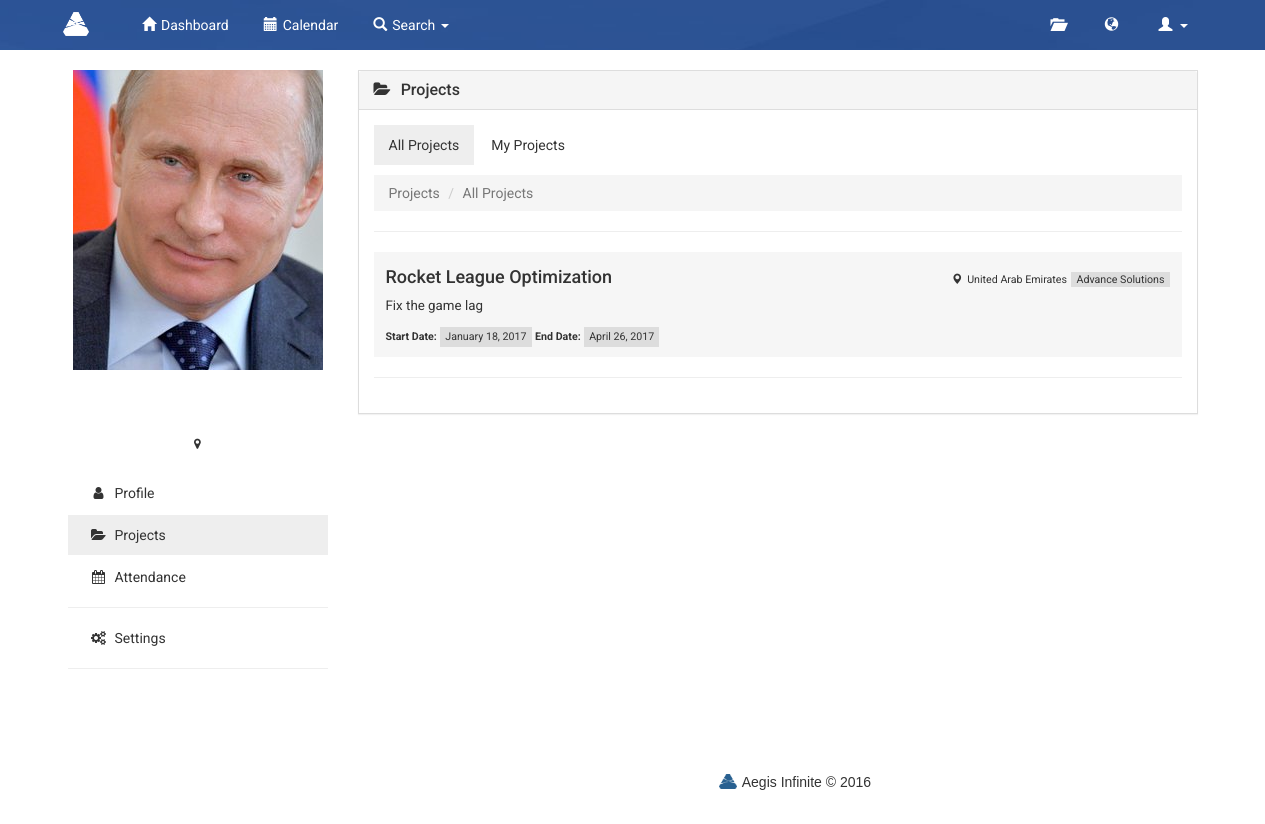
/index.php/employee/projects, run on an earlier commit of the app's database.
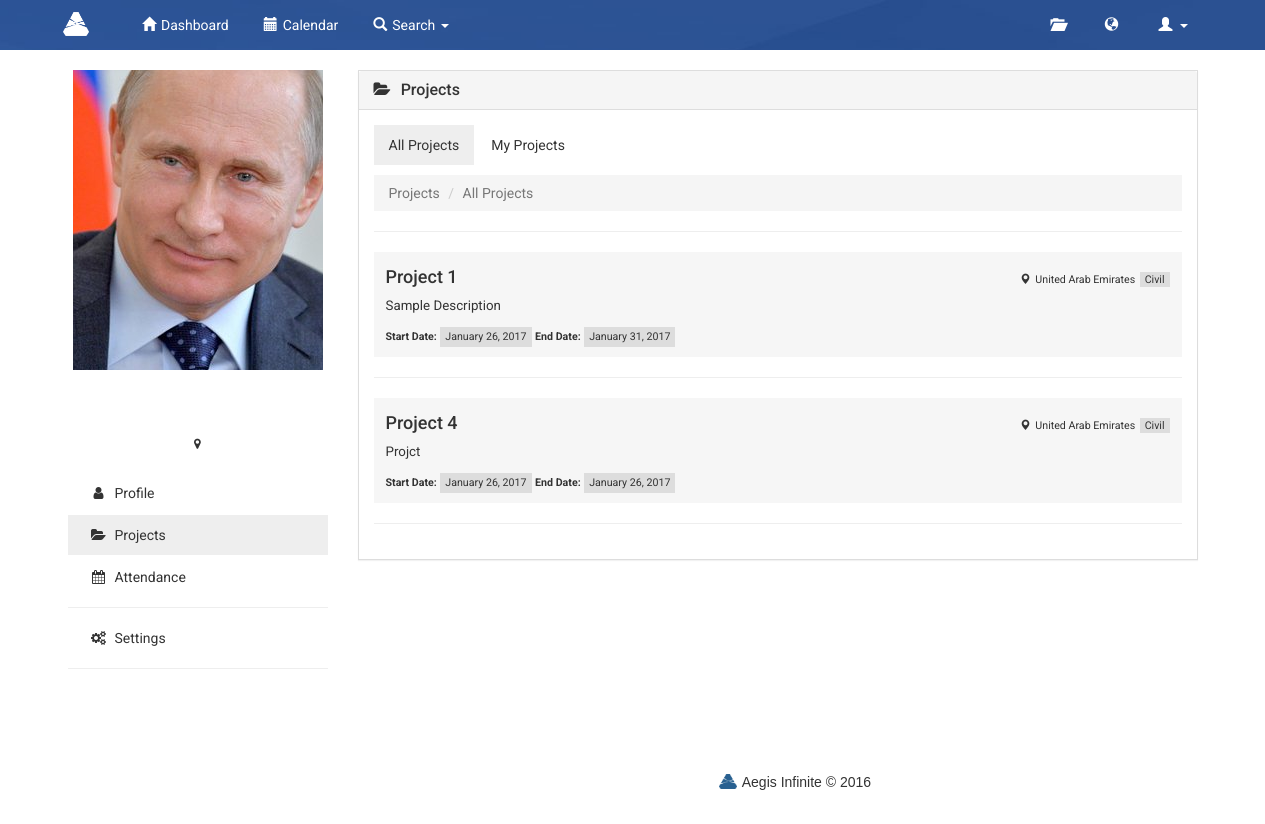
And on a later commit of the database.
### tables this page shows
CREATE TABLE `projects` (
  `projectID` int(11) NOT NULL,
  `title` varchar(50) NOT NULL,
  `description` varchar(255) NOT NULL,
  `startDate` date DEFAULT NULL,
  `endDate` date DEFAULT NULL,
  `projectType` varchar(255) NOT NULL,
  `projLocation` varchar(255) NOT NULL,
  `skillsRequired` varchar(50) NOT NULL
);

### application/controllers/employee.php (called while the page is built, shortened)
<?php
class employee extends CI_Controller {
    function __construct() {
        $this->load->helper(array('url', 'form'));
        $this->load->library(array('form_validation', 'session'));
        $this->load->database();
        $this->load->model('emp_model');
    }
    function projects() {
        $username = $this->session->userdata('username');
        $data['username'] = $username;
        $data['email'] = $this->session->userdata('email');
        $data['fname'] = $this->session->userdata('fname');
        $data['lname'] = $this->session->userdata('lname');
        $data['role'] = $this->session->userdata('role');
        $data['sector'] = $this->session->userdata('sector');
        $data['location'] = $this->session->userdata('location');
        $data['results'] = $this->emp_model->my_project($username);
        $data['project'] = $this->emp_model->all_project($username);
        $data['skills'] = $this->emp_model->project_skills();
        $this->load->view('projects', $data);
    }
}

### index.php (called while the page is built, shortened)
<?php
require_once BASEPATH.'core/CodeIgniter.php';

### application/models/emp_model.php (called while the page is built, shortened)
<?php
class emp_model extends CI_Model {
    function my_project($username) {
        $this->db->select('*');
        $this->db->from('projects p');
        $this->db->join('projectemp e', 'e.projectID = p.projectID', 'left');
        $this->db->join('users u', 'u.username = e.username', 'left');
        $this->db->where('e.username', $username);
        $query = $this->db->get();
        $result = $query->result_array();
        if ($query->num_rows() != 0) {
            return $result;
        } else {
            return $result;
        }
    }
    function all_project($username) {
        $this->db->select('*');
        $this->db->from('projectskillslist ps');
        $this->db->join('projects p', 'p.projectID = ps.projectID', 'left');
        $this->db->join('empskillslist s', 's.skillsID = ps.skillsID', 'left');
        $this->db->where('`ps.skillsID` IN (SELECT `skillsID` FROM `empwithskills` WHERE empID="' . $username . '")');
        $this->db->order_by('ps.projectID', 'asc');
        $this->db->group_by('ps.projectID');
        $query = $this->db->get();
        $result = $query->result_array();
        if ($query->num_rows() > 1) {
            return $result;
        } else {
            return false;
        }
    }
    function project_skills() {
        $this->db->select('*');
        $this->db->from('projectskillslist ps');
        $this->db->join('projects p', 'p.projectID = ps.projectID', 'left');
        $this->db->join('empskillslist s', 's.skillsID = ps.skillsID');
        $this->db->group_by('ps.projectID');
        $query = $this->db->get();
        $result = $query->result_array();
        if ($query->num_rows() > 1) {
            return $result;
        } else {
            return false;
        }
    }
}
?>

### application/views/projects.php (the view, shortened to what this page needs)
<!DOCTYPE html>
<html lang="en">
    <head>
        <link href="https://maxcdn.bootstrapcdn.com/bootstrap/3.3.7/css/bootstrap.min.css" rel="stylesheet">
        <link href="https://maxcdn.bootstrapcdn.com/font-awesome/4.4.0/css/font-awesome.min.css" rel="stylesheet">
        <link href="<?php echo base_url(); ?>css/navbar.css" rel="stylesheet">
        <link href="<?php echo base_url(); ?>css/admin.css" rel="stylesheet">
        <link href="<?php echo base_url(); ?>css/profile.css" rel="stylesheet">
        <link href="<?php echo base_url(); ?>css/footer.css" rel="stylesheet">
    </head>
    <body>
        <nav class="navbar" role="navigation">
            <div class="container">
                <div class="navbar-header">
                    <a class="navbar-brand" href="#"><img src="<?php echo base_url(); ?>images/logo-w.png" class="brand"></a>
                </div>
                <div class="collapse navbar-collapse" id="bs-example-navbar-collapse-1">
                    <ul class="nav navbar-nav">
                        <li class="active"><a href="#"><span class="glyphicon glyphicon-home"></span>Dashboard</a></li>
                        <li><a href="#"><span class="glyphicon glyphicon-calendar"></span>Calendar</a></li>
                        <li class="dropdown"><a href="#" class="dropdown-toggle" data-toggle="dropdown"><span
                                    class="glyphicon glyphicon-search"></span>Search <b class="caret"></b></a>
                        </li>
                    </ul>
                    <ul class="nav navbar-nav navbar-right">
                        <li class="dropdown"><a href="#" class="dropdown-toggle" data-toggle="dropdown"><span
                                    class="glyphicon glyphicon-folder-open"></span>
                            </a>
                        </li>
                        <li class="dropdown"><a href="#" class="dropdown-toggle" data-toggle="dropdown"><span
                                    class="glyphicon glyphicon-globe"></span>
                            </a>
                        </li>
                        <li class="dropdown"><a href="#" class="dropdown-toggle" data-toggle="dropdown"><span
                                    class="glyphicon glyphicon-user"></span><b class="caret"></b></a>
                        </li>
                    </ul>
                </div>
            </div>
        </nav>
        <div class="profile container">
            <div class="row">
                <div class="col-md-3">
                    <div class="row">
                        <div class="profile">
                            <div class="profile-header-container">
                                <div class="profile-pic">
                                    <img class="crop" src="<?php echo base_url(); ?>images/profile1.jpg" />
                                </div>
                            </div>
                            <div class="name">
                                <h2><?php echo $fname . ' ' . $lname; ?><br/><small><?php echo $role; ?></small></h2>
                                <small><?php echo $location; ?> <i class="fa fa-map-marker"></i></small>
                            </div>
                        </div>
                    </div>
                    <ul class="nav nav-pills nav-stacked">
                        <li><a href="<?php echo base_url(); ?>employee/profile"><i class="fa fa-user fa-fw"></i>Profile</a ></li>
                        <li class="active"><a href="<?php echo base_url(); ?>employee/projects"><i class="fa fa-folder-open fa-fw"></i>Projects</a ></li>
                        <li><a href="#"><i class="fa fa-calendar fa-fw"></i>Attendance</a></li>
                        <li><hr></li>
                        <li><a href="#"><i class="fa fa-cogs fa-fw"></i>Settings</a></li>
                        <li><hr></li>
                    </ul>
                </div>
                <div class="profile-content col-md-9">
                    <div class="col-md-12">
                        <div class="panel panel-default">
                            <div class="panel-heading">
                                <h3 class="panel-title"><i class="fa fa-folder-open"></i>Projects</h3>
                            </div>
                            <div class="panel-body">
                                <ul class="nav nav-pills">
                                    <li role="presentation" class="active"><a href="#">All Projects</a></li>
                                    <li role="presentation"><a href="#">My Projects</a></li>
                                </ul>
                                <ol class="breadcrumb" style="margin-top: 10px;">
                                    <li><a href="#">Projects</a></li>
                                    <li class="active">All Projects</li>
                                </ol>
                                <hr>
                                <?php foreach ($results as $data) { ?>
                                    <div class="proj">
                                        <h4> <?php echo $data['title']; ?>
                                            <div class="pull-right">
                                                <label class="location"><span class="glyphicon glyphicon-map-marker"></span><?php echo $data['projLocation'] ?></label>
                                                <label class="date"><?php echo $data['projectType'] ?></label>
                                            </div>
                                        </h4>
                                        <p class="desc"><?php echo $data['description']; ?> </p>
                                        <label class="date-title">Start Date:</label>
                                        <label class="date">
    <?php
    $sDate = $data['startDate'];
    $startDate = date("F j, Y", strtotime($sDate));
    echo $startDate;
    ?>
                                        </label>
                                        <label class="date-title">End Date:</label>
                                        <label class="date">
    <?php
    $eDate = $data['endDate'];
    $endDate = date("F j, Y", strtotime($eDate));
    echo $endDate;
    ?>
                                        </label>
                                    </div>
                                    <hr>
<?php } ?>
                            </div>
                        </div>
                    </div>
                </div>
            </div>
<?php $this->load->view('footer'); ?>
    </body>
</html>

### application/views/footer.php (shortened to what this page needs)
<footer class="footer-distributed">
    <div class="container">
        <div class="footer-center">
            <img style="width: 18px; height: 15px; margin: 5px;" src="<?php echo base_url(); ?>images/logo.png"/><p class="footer-company-name">Aegis Infinite &copy; 2016</p>
        </div>
    </div>
</footer>

### css/navbar.css (style rules this page uses)
body { font-family: 'Roboto', sans-serif; }
.label,.glyphicon { margin-right: 5px; margin-left: 5px; }
.navbar { background-color: #7D1380; background-image: url(polygons.jpg); background-position: top center; border: 0px; border-radius: 0px; }
.navbar a { color: #FFF; }
.navbar .brand { max-height: 40px; max-width: 60%; overflow: visible; }
.navbar-brand { padding: 12px 15px; }

### css/admin.css (style rules this page uses)
.fa-fw { width: 32px; }
.nav-pills>li>a { border-radius: 0px; color: #333; }
.nav-pills>li.active>a, .nav-pills>li.active>a:focus, .nav-pills>li.active>a:hover { background-color: #eee; color: #333; }
.breadcrumb { border-radius: 0px; }
.breadcrumb a { color: #777; }
.nav hr { margin-top: 10px; margin-bottom: 10px; }

### css/profile.css (style rules this page uses)
.profile-pic { width: 100%; height: 300px; overflow: hidden; display: block; margin: auto; position: relative; }
.crop { position: absolute; margin: auto; min-height: 100%; min-width: 100%; left: -100%; right: -100%; top: -100%; bottom: -100%; }
.profile { margin-bottom: 20px; padding-left: 20px; padding-right: 20px; }
.name { text-align: center; }
.profile-content .fa { margin-right: 10px; }
.profile-content .panel { border-radius: 0px; }
.profile .col-md-9 { padding-right: 0px; padding-left: 0px; }
p.desc { font-size: 10pt; }
label.location { font-size: 8pt; font-weight: 400; }
label.date-title { font-size: 8pt; }
label.date { font-size: 8pt; font-weight: 400; background-color: #ddd; padding: 2px 5px; }
.proj { background-color: #f6f6f6; padding: 5px 12px; margin: 5px 0px ; }

### css/footer.css (style rules this page uses)
.footer-distributed { background-color: #fff; box-sizing: border-box; width: 100%; text-align: left; font: bold 16px sans-serif; padding: 10px 50px; margin-top: 80px; }
.footer-distributed .footer-left, .footer-distributed .footer-center, .footer-distributed .footer-right { display: inline-block; vertical-align: top; }
.footer-distributed .footer-company-name { color: #8f9296; font-size: 14px; font-weight: normal; margin: 0; }
.footer-distributed .footer-center { margin: auto; text-align: center; width: 35%; }
.footer-distributed .footer-center p { display: inline-block; color: #333; vertical-align: middle; margin:0; }

What changed in the data, as far as the page shows it:
changed projects: title "Rocket League Optimization" → "Project 1"; projectType "Advance Solutions" → "Civil"; description "Fix the game lag" → "Sample Description"; startDate "January 18, 2017" → "January 26, 2017"; endDate "April 26, 2017" → "January 31, 2017"
added projects: title "Project 4", projLocation "United Arab Emirates", projectType "Civil", description "Projct", startDate "January 26, 2017", endDate "January 26, 2017"
